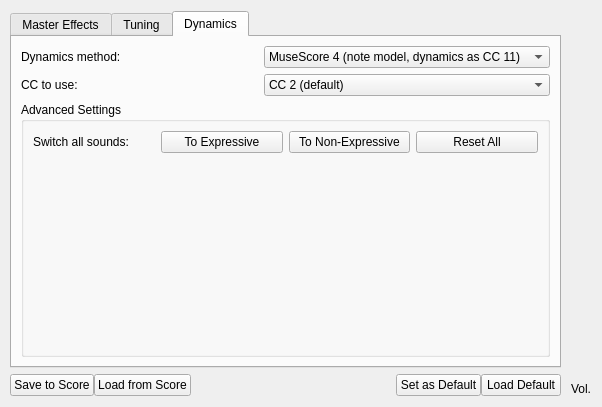
<?xml version="1.0" encoding="UTF-8"?>
<ui version="4.0">
 <class>SynthControl</class>
 <widget class="QWidget" name="SynthControl">
  <property name="windowModality">
   <enum>Qt::NonModal</enum>
  </property>
  <property name="geometry">
   <rect>
    <x>0</x>
    <y>0</y>
    <width>602</width>
    <height>407</height>
   </rect>
  </property>
  <property name="focusPolicy">
   <enum>Qt::ClickFocus</enum>
  </property>
  <property name="windowTitle">
   <string>Synthesizer</string>
  </property>
  <layout class="QGridLayout" name="gridLayout_2" columnstretch="0,0">
   <property name="leftMargin">
    <number>10</number>
   </property>
   <property name="horizontalSpacing">
    <number>10</number>
   </property>
   <item row="2" column="0">
    <layout class="QGridLayout" name="gridLayout_4">
     <item row="0" column="3">
      <widget class="QPushButton" name="storeButton">
       <property name="focusPolicy">
        <enum>Qt::TabFocus</enum>
       </property>
       <property name="text">
        <string>Set as Default</string>
       </property>
      </widget>
     </item>
     <item row="0" column="0">
      <widget class="QPushButton" name="saveButton">
       <property name="focusPolicy">
        <enum>Qt::TabFocus</enum>
       </property>
       <property name="toolTip">
        <string>Save to score</string>
       </property>
       <property name="text">
        <string>Save to Score</string>
       </property>
      </widget>
     </item>
     <item row="0" column="2">
      <spacer name="horizontalSpacer_2">
       <property name="orientation">
        <enum>Qt::Horizontal</enum>
       </property>
       <property name="sizeHint" stdset="0">
        <size>
         <width>40</width>
         <height>20</height>
        </size>
       </property>
      </spacer>
     </item>
     <item row="0" column="1">
      <widget class="QPushButton" name="loadButton">
       <property name="focusPolicy">
        <enum>Qt::TabFocus</enum>
       </property>
       <property name="toolTip">
        <string>Load from score</string>
       </property>
       <property name="text">
        <string>Load from Score</string>
       </property>
      </widget>
     </item>
     <item row="0" column="4">
      <widget class="QPushButton" name="recallButton">
       <property name="focusPolicy">
        <enum>Qt::TabFocus</enum>
       </property>
       <property name="text">
        <string>Load Default</string>
       </property>
      </widget>
     </item>
    </layout>
   </item>
   <item row="0" column="1" rowspan="3">
    <layout class="QVBoxLayout" name="verticalLayout">
     <item>
      <widget class="Awl::MeterSlider" name="gainSlider" native="true">
       <property name="focusPolicy">
        <enum>Qt::TabFocus</enum>
       </property>
       <property name="statusTip">
        <string>Master volume</string>
       </property>
       <property name="accessibleName">
        <string>Master volume</string>
       </property>
       <property name="accessibleDescription">
        <string>Use up and down arrows to modify</string>
       </property>
       <property name="channel" stdset="0">
        <number>2</number>
       </property>
      </widget>
     </item>
     <item>
      <widget class="QLabel" name="label_4">
       <property name="sizePolicy">
        <sizepolicy hsizetype="Preferred" vsizetype="Fixed">
         <horstretch>0</horstretch>
         <verstretch>0</verstretch>
        </sizepolicy>
       </property>
       <property name="text">
        <string extracomment="volume">Vol.</string>
       </property>
       <property name="alignment">
        <set>Qt::AlignCenter</set>
       </property>
      </widget>
     </item>
    </layout>
   </item>
   <item row="0" column="0" rowspan="2">
    <widget class="QTabWidget" name="tabWidget">
     <property name="currentIndex">
      <number>2</number>
     </property>
     <widget class="QWidget" name="masterEffectsTab">
      <property name="sizePolicy">
       <sizepolicy hsizetype="Expanding" vsizetype="Expanding">
        <horstretch>0</horstretch>
        <verstretch>0</verstretch>
       </sizepolicy>
      </property>
      <attribute name="title">
       <string>Master Effects</string>
      </attribute>
      <layout class="QGridLayout" name="gridLayout_7">
       <item row="1" column="0" colspan="6">
        <widget class="QStackedWidget" name="effectStackA">
         <property name="sizePolicy">
          <sizepolicy hsizetype="Expanding" vsizetype="Preferred">
           <horstretch>0</horstretch>
           <verstretch>0</verstretch>
          </sizepolicy>
         </property>
        </widget>
       </item>
       <item row="0" column="3">
        <widget class="QLabel" name="label_5">
         <property name="text">
          <string>Effect B:</string>
         </property>
        </widget>
       </item>
       <item row="0" column="1">
        <widget class="QComboBox" name="effectA">
         <property name="sizePolicy">
          <sizepolicy hsizetype="Expanding" vsizetype="Fixed">
           <horstretch>0</horstretch>
           <verstretch>0</verstretch>
          </sizepolicy>
         </property>
         <property name="accessibleName">
          <string>Effect A</string>
         </property>
        </widget>
       </item>
       <item row="2" column="0" colspan="6">
        <widget class="QStackedWidget" name="effectStackB">
         <property name="sizePolicy">
          <sizepolicy hsizetype="Expanding" vsizetype="Preferred">
           <horstretch>0</horstretch>
           <verstretch>0</verstretch>
          </sizepolicy>
         </property>
        </widget>
       </item>
       <item row="0" column="0">
        <widget class="QLabel" name="label_2">
         <property name="text">
          <string>Effect A:</string>
         </property>
        </widget>
       </item>
       <item row="0" column="4">
        <widget class="QComboBox" name="effectB">
         <property name="sizePolicy">
          <sizepolicy hsizetype="Expanding" vsizetype="Fixed">
           <horstretch>0</horstretch>
           <verstretch>0</verstretch>
          </sizepolicy>
         </property>
         <property name="accessibleName">
          <string>Effect B</string>
         </property>
        </widget>
       </item>
       <item row="0" column="2">
        <spacer name="horizontalSpacer_4">
         <property name="orientation">
          <enum>Qt::Horizontal</enum>
         </property>
         <property name="sizeHint" stdset="0">
          <size>
           <width>40</width>
           <height>20</height>
          </size>
         </property>
        </spacer>
       </item>
      </layout>
     </widget>
     <widget class="QWidget" name="tab">
      <property name="sizePolicy">
       <sizepolicy hsizetype="Expanding" vsizetype="Expanding">
        <horstretch>0</horstretch>
        <verstretch>0</verstretch>
       </sizepolicy>
      </property>
      <attribute name="title">
       <string>Tuning</string>
      </attribute>
      <layout class="QGridLayout" name="gridLayout">
       <item row="0" column="0">
        <widget class="QLabel" name="label_39">
         <property name="text">
          <string>Master tuning:</string>
         </property>
        </widget>
       </item>
       <item row="0" column="1">
        <widget class="QDoubleSpinBox" name="masterTuning">
         <property name="accessibleName">
          <string>Master tuning</string>
         </property>
         <property name="accessibleDescription">
          <string>Hertz</string>
         </property>
         <property name="suffix">
          <string extracomment="Hertz">Hz</string>
         </property>
         <property name="decimals">
          <number>1</number>
         </property>
         <property name="minimum">
          <double>300.000000000000000</double>
         </property>
         <property name="maximum">
          <double>600.000000000000000</double>
         </property>
         <property name="value">
          <double>440.000000000000000</double>
         </property>
        </widget>
       </item>
       <item row="0" column="2">
        <spacer name="horizontalSpacer">
         <property name="orientation">
          <enum>Qt::Horizontal</enum>
         </property>
         <property name="sizeHint" stdset="0">
          <size>
           <width>275</width>
           <height>20</height>
          </size>
         </property>
        </spacer>
       </item>
       <item row="1" column="0">
        <spacer name="verticalSpacer">
         <property name="orientation">
          <enum>Qt::Vertical</enum>
         </property>
         <property name="sizeHint" stdset="0">
          <size>
           <width>20</width>
           <height>127</height>
          </size>
         </property>
        </spacer>
       </item>
       <item row="2" column="0">
        <widget class="QPushButton" name="changeTuningButton">
         <property name="focusPolicy">
          <enum>Qt::TabFocus</enum>
         </property>
         <property name="text">
          <string>Change Tuning</string>
         </property>
        </widget>
       </item>
      </layout>
     </widget>
     <widget class="QWidget" name="dynamicsTab">
      <attribute name="title">
       <string>Dynamics</string>
      </attribute>
      <layout class="QGridLayout" name="gridLayout_3" rowstretch="0,0,0,0" columnstretch="1,0">
       <item row="0" column="0">
        <widget class="QLabel" name="label_3">
         <property name="text">
          <string>Dynamics method:</string>
         </property>
        </widget>
       </item>
       <item row="0" column="1">
        <widget class="QComboBox" name="dynamicsMethodList">
         <property name="currentIndex">
          <number>3</number>
         </property>
         <item>
          <property name="text">
           <string>Velocity only (no single-note dynamics)</string>
          </property>
         </item>
         <item>
          <property name="text">
           <string>Default (single-note dynamics and velocity)</string>
          </property>
         </item>
         <item>
          <property name="text">
           <string>CC events only (constant velocity)</string>
          </property>
         </item>
         <item>
          <property name="text">
           <string>MuseScore 4 (note model, dynamics as CC 11)</string>
          </property>
         </item>
        </widget>
       </item>
       <item row="1" column="1">
        <widget class="QComboBox" name="ccToUseList">
         <property name="currentIndex">
          <number>1</number>
         </property>
         <item>
          <property name="text">
           <string>CC 1</string>
          </property>
         </item>
         <item>
          <property name="text">
           <string>CC 2 (default)</string>
          </property>
         </item>
         <item>
          <property name="text">
           <string>CC 4</string>
          </property>
         </item>
         <item>
          <property name="text">
           <string>CC 11</string>
          </property>
         </item>
        </widget>
       </item>
       <item row="1" column="0">
        <widget class="QLabel" name="label">
         <property name="text">
          <string>CC to use:</string>
         </property>
        </widget>
       </item>
       <item row="3" column="0" colspan="2">
        <widget class="QGroupBox" name="advancedSettings">
         <property name="accessibleName">
          <string>Advanced Settings</string>
         </property>
         <property name="title">
          <string>Advanced Settings</string>
         </property>
         <layout class="QGridLayout" name="gridLayout_6">
          <item row="0" column="0">
           <widget class="QLabel" name="label_6">
            <property name="text">
             <string>Switch all sounds:</string>
            </property>
           </widget>
          </item>
          <item row="1" column="1">
           <spacer name="verticalSpacer_2">
            <property name="orientation">
             <enum>Qt::Vertical</enum>
            </property>
            <property name="sizeHint" stdset="0">
             <size>
              <width>20</width>
              <height>40</height>
             </size>
            </property>
           </spacer>
          </item>
          <item row="0" column="1">
           <widget class="QPushButton" name="switchExpr">
            <property name="accessibleName">
             <string>Switch all sounds to expressive</string>
            </property>
            <property name="text">
             <string>To Expressive</string>
            </property>
           </widget>
          </item>
          <item row="0" column="2">
           <widget class="QPushButton" name="switchNonExpr">
            <property name="accessibleName">
             <string>Switch all sounds to non-expressive</string>
            </property>
            <property name="text">
             <string>To Non-Expressive</string>
            </property>
           </widget>
          </item>
          <item row="0" column="3">
           <widget class="QPushButton" name="resetExpr">
            <property name="accessibleName">
             <string>Reset all sounds to defaults</string>
            </property>
            <property name="text">
             <string>Reset All</string>
            </property>
           </widget>
          </item>
         </layout>
        </widget>
       </item>
      </layout>
     </widget>
    </widget>
   </item>
  </layout>
 </widget>
 <customwidgets>
  <customwidget>
   <class>Awl::Slider</class>
   <extends>QWidget</extends>
   <header>awl/slider.h</header>
  </customwidget>
  <customwidget>
   <class>Awl::VolSlider</class>
   <extends>Awl::Slider</extends>
   <header>awl/volslider.h</header>
  </customwidget>
  <customwidget>
   <class>Awl::MeterSlider</class>
   <extends>Awl::VolSlider</extends>
   <header>awl/mslider.h</header>
  </customwidget>
 </customwidgets>
 <tabstops>
  <tabstop>tabWidget</tabstop>
  <tabstop>effectA</tabstop>
  <tabstop>effectB</tabstop>
  <tabstop>masterTuning</tabstop>
  <tabstop>changeTuningButton</tabstop>
  <tabstop>gainSlider</tabstop>
  <tabstop>saveButton</tabstop>
  <tabstop>loadButton</tabstop>
  <tabstop>storeButton</tabstop>
  <tabstop>recallButton</tabstop>
 </tabstops>
 <resources/>
 <connections/>
</ui>
